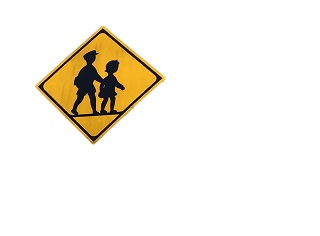
#> input picture opencv-python/data/pic45.jpg, 320 x 236 px
$ python test01.py   (older library calls are emulated)
#> lines starting #> are read from the running program, lines starting #| are printed output that depends on the picture; after the words box and inside, x2 and y2 are one past the last pixel; in counts of white or black regions, pixels touching at a corner belong together; long printed decimals are rounded

import cv2
import math

# 円形度計算
def calcCircleLevel (contour, area):
    perimeter = cv2.arcLength(contour, True)
    circle_level = 4.0 * math.pi * area / (perimeter * perimeter); # perimeter = 0 のとき気をつける
    return circle_level

# 画像読み込み
imgOrigin = cv2.imread("data/pic45.jpg")
#> imgOrigin is the input picture: shape (236, 320, 3); mean B, G, R 232.3, 241, 245.4
# グレースケールへ変換後に２値化する
imgGray = cv2.cvtColor(imgOrigin,cv2.COLOR_BGR2GRAY)
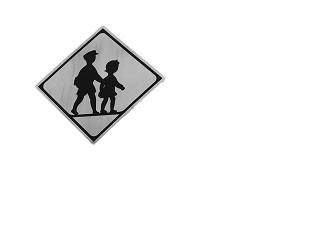
#> imgGray: shape (236, 320); min 2, max 255, mean 241.4
ret,imgThresh = cv2.threshold(imgGray,220,255,cv2.THRESH_BINARY)
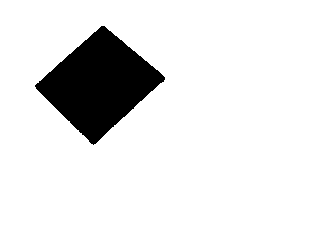
#> imgThresh: shape (236, 320); 89.5% white; 1 black region
# ２値化した画像から輪郭を取得
imgTmp, contours, hierarchy = cv2.findContours(imgThresh,cv2.RETR_TREE,cv2.CHAIN_APPROX_NONE)
#> contours = 2 contours; box (x1, y1, x2, y2) and area: (0, 0, 320, 236) 74965, (34, 25, 166, 146) 8064

# 取得した輪郭に対して処理を行う（輪郭は複数取れている）
for contour in contours:
    # 輪郭を（緑色で太さ３で <- 引数の値）描画する
    imgContour = cv2.drawContours(imgOrigin, contour, -1, (0, 255, 0), 3)
    # 輪郭の面積を算出
    area = cv2.contourArea(contour)
    print(area)
    # 輪郭があったら円形度を算出する（面積がある場合に処理をする．輪郭があっても面積が０の時があるため．）
    if area != 0:
        level = calcCircleLevel(contour, area)
        print(level)
#> this loop made 2 passes
#> (area, perimeter in calcCircleLevel, circle_level in calcCircleLevel, level) on passes 1 to 2: (74965, 1108, 0.767, 0.767), (8064, 368.4, 0.746, 0.746)
#| 74965.0
#| 0.7673
#| 8064.0
#| 0.7465
#> pass 1, `imgContour = cv2.drawContours(imgOrigin, contour, -1, (0, 255, 0), 3)`:
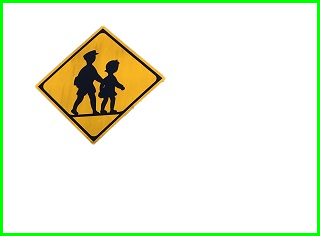
#> imgContour: shape (236, 320, 3); mean B, G, R 221.2, 241, 234.3
#> pass 2, `imgContour = cv2.drawContours(imgOrigin, contour, -1, (0, 255, 0), 3)`:
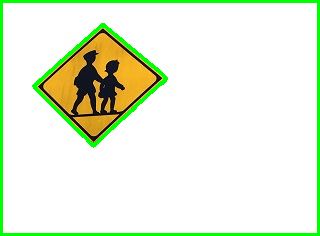
#> imgContour: shape (236, 320, 3); 1.79% of pixels changed, all inside (x1, y1, x2, y2) = (32, 23, 168, 148)

cv2.imshow('image', imgContour)
cv2.imshow('image2', imgThresh)
cv2.waitKey(0)

$ run again, with opencv-python/data/pic01.jpg copied over opencv-python/data/pic45.jpg
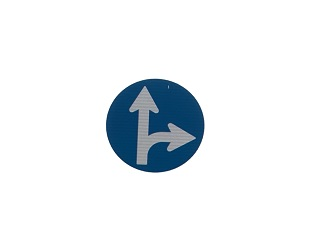
#> input picture opencv-python/data/pic01.jpg, 320 x 240 px
#> imgOrigin is the input picture: shape (240, 320, 3); mean B, G, R 241.7, 238.7, 234.8
#> `ret,imgThresh = cv2.threshold(imgGray,220,255,cv2.THRESH_BINARY)`:
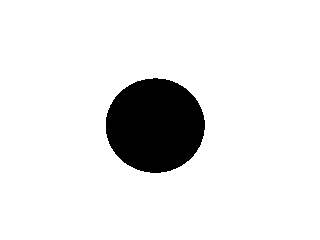
#> imgThresh: shape (240, 320); 90.4% white; 1 black region
#> contours = 2 contours; box (x1, y1, x2, y2) and area: (0, 0, 320, 240) 76241, (105, 77, 206, 174) 7472
#> the loop `for contour in contours:` made 2 passes
#> (area, perimeter in calcCircleLevel, circle_level in calcCircleLevel, level) on passes 1 to 2: (76241, 1116, 0.769, 0.769), (7471.5, 323.5, 0.897, 0.897)
#> (printed output is left out)
#> pass 2, `imgContour = cv2.drawContours(imgOrigin, contour, -1, (0, 255, 0), 3)`:
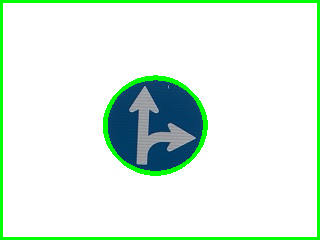
#> imgContour: shape (240, 320, 3); mean B, G, R 227.1, 239.9, 220.6

$ run again, with opencv-python/data/pic02.jpg copied over opencv-python/data/pic45.jpg
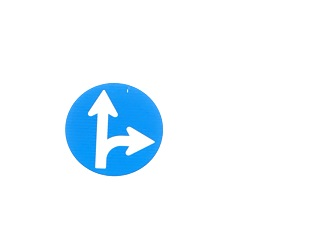
#> input picture opencv-python/data/pic02.jpg, 320 x 240 px
#> imgOrigin is the input picture: shape (240, 320, 3); mean B, G, R 254, 247.6, 238.2
#> `ret,imgThresh = cv2.threshold(imgGray,220,255,cv2.THRESH_BINARY)`:
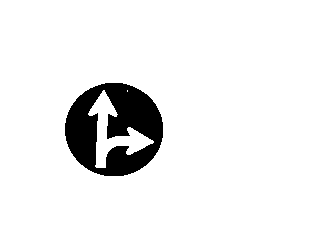
#> imgThresh: shape (240, 320); 92.7% white; 1 black region
#> contours = 4 contours, 1 with area under 20; largest, box (x1, y1, x2, y2) and area: (0, 0, 320, 240) 76241, (64, 82, 164, 177) 7359, (88, 90, 154, 168) 1463
#> the loop `for contour in contours:` made 4 passes
#> (area, perimeter in calcCircleLevel, circle_level in calcCircleLevel, level) on passes 1, 2, 4: (76241, 1116, 0.769, 0.769), (7359, 320.4, 0.901, 0.901), (1463, 324.1, 0.175, 0.175)
#> (printed output is left out)
#> after the loop `for contour in contours:`:
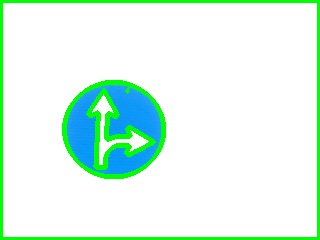
#> imgOrigin: shape (240, 320, 3); 7.97% of pixels changed, all inside (x1, y1, x2, y2) = (0, 0, 320, 240)
